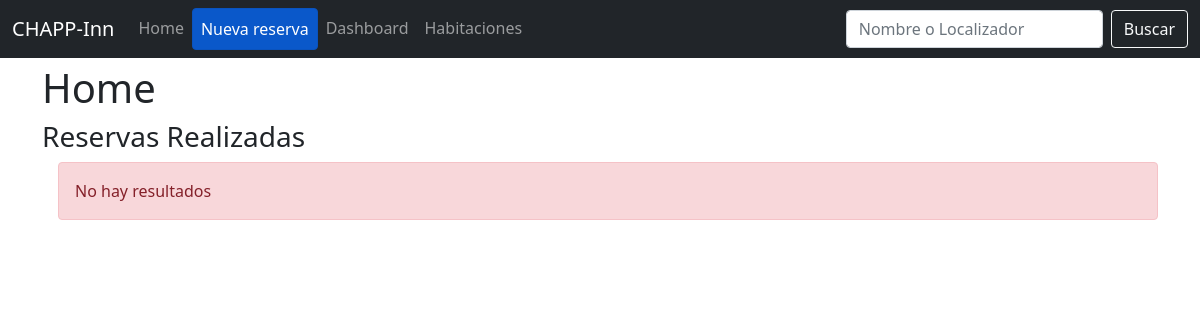
The app's page /, older data.
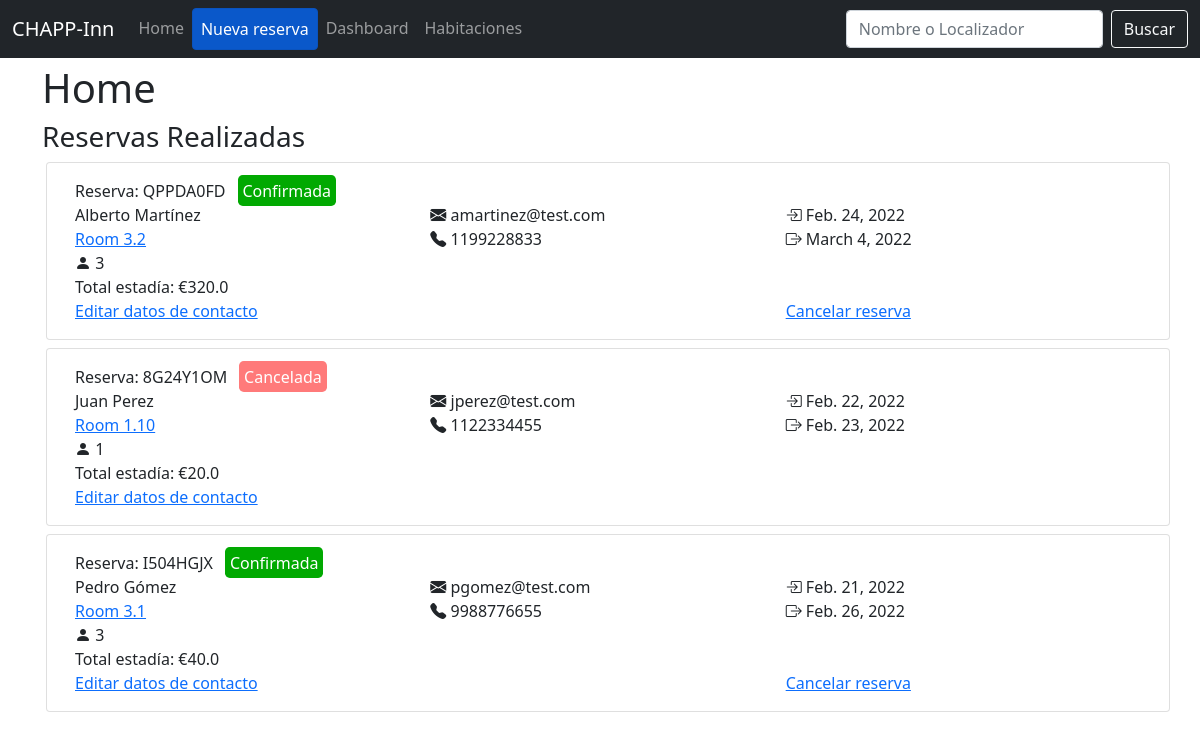
The same page, newer data.
### pms/models.py (models this page shows, shortened)
class Booking(models.Model):
    NEW = 'NEW'
    DELETED = 'DEL'
    STATE_CHOICES = [
        (NEW, 'Nueva'),
        (DELETED, 'Cancelada'),
    ]
    state = models.CharField(
        max_length=3,
        choices=STATE_CHOICES,
        default=NEW,
    )
    checkin = models.DateField()
    checkout = models.DateField()
    room = models.ForeignKey(Room, on_delete=models.SET_NULL, null=True)
    guests = models.IntegerField()
    customer = models.ForeignKey(Customer, on_delete=models.SET_NULL, null=True)
    total = models.FloatField()
    code = models.CharField(max_length=8)
    created = models.DateTimeField(auto_now_add=True)

class Customer(models.Model):
    name = models.CharField(max_length=200)
    email = models.EmailField()
    phone = models.CharField(max_length=50)  # TODO:ADD REGEX FOR PHONE VALIDATION

class Room(models.Model):
    room_type = models.ForeignKey(Room_type, on_delete=models.SET_NULL, null=True)
    name = models.CharField(max_length=100)
    description = models.CharField(max_length=500)

### pms/views.py (the view)
# urls.py: path("", views.HomeView.as_view(), name="home"),
class HomeView(View):
    def get(self, request):
        bookings = Booking.objects.all().order_by("-created")
        context = {
            'bookings': bookings
        }
        return render(request, "home.html", context)

### pms/templates/home.html
{% extends "main.html"%}
{% block content %}
<h1>Home</h1>
    {% if filter %}
    <h3>Resultados de la búsqueda</h3>
    {% else %}
    <h3>Reservas Realizadas</h3>
    {% endif%}
    <div class="ps-3">
        {% if bookings|length == 0 %}
        <div class="alert alert-danger">No hay resultados</div>
        {% endif %}
        {% for booking in bookings %}
        <div class="card card-body row mt-2 hover-card bg-tr-250">
            <div class="row">
                <div class="col">
                    Reserva: {{booking.code}}
                    {% if booking.state == "DEL" %}
                    <span class="tag tag-red">Cancelada</span>
                    {% elif booking.state == "NEW" %}
                    <span class="tag tag-green">Confirmada</span>
                    {% endif %}
                </div>
            </div>
            <div class="row">
                <div class="col">{{booking.customer.name}}</div>
                <div class="col">
                    <i class="bi bi-envelope-fill"></i>
                    <span>{{booking.customer.email}}</span>
                </div>
                <div class="col">
                    <i class="bi bi-box-arrow-in-right"></i>
                    <span>{{booking.checkin}}</span>
                </div>
            </div>
            <div class="row">
                <div class="col"><a href="{% url 'room_details' pk=booking.room.id%} ">{{booking.room.name}}</a></div>
                <div class="col">
                    <i class="bi bi-telephone-fill"></i>
                    <span>{{booking.customer.phone}}</span>
                </div>
                <div class="col">
                    <i class="bi bi-box-arrow-right"></i>
                    <span>{{booking.checkout}}</span>
                </div>
            </div>
            <div class="row">
                <div class="col">
                    <i class="bi bi-person-fill"></i>
                    <span>{{booking.guests}}</span>
                </div>
                <div class="col"></div>
                <div class="col"></div>
            </div>
            <div class="row">
                <div class="col">
                    <span>Total estadía: €{{booking.total}}</span>
                </div>
            </div>
            <div class="row">
                <div class="col">
                    <a href="{% url 'edit_booking' pk=booking.id%} " >Editar datos de contacto</a>
                </div>
                <div class="col">
                </div>
                <div class="col">
                    {% if booking.state != "DEL" %}
                    <a href="{% url 'delete_booking' pk=booking.id%} " >Cancelar reserva</a>
                    {% endif %}
                </div>
            </div>
        </div>
        {% endfor %}
    </div>
</div>
{% endblock content%}

### pms/templates/main.html (shortened to what this page needs)
<!DOCTYPE html>
<html>
<head>
    {% load static %}
    <link href='https://cdn.jsdelivr.net/npm/bootstrap@5.0.2/dist/css/bootstrap.min.css' rel='stylesheet'>
    <link href='{% static 'css/style.css' %}' rel='stylesheet'>
    <link rel="stylesheet" href="https://cdn.jsdelivr.net/npm/bootstrap-icons@1.8.1/font/bootstrap-icons.css">
</head>
<body>
    <div class="navbar-container">
        <nav class="navbar navbar-expand-lg  navbar-dark bg-dark fixed-top">
            <div class="container-fluid">
               <a class="navbar-brand" href="{% url 'home'%}">CHAPP-Inn</a>
               <div class="collapse navbar-collapse" id="navbarSupportedContent">
                  <ul class="navbar-nav me-auto mb-2 mb-lg-0">
                     <li class="nav-item">
                        <a class="nav-link" aria-current="page" href="{% url 'home'%}" >Home</a>
                     </li>
                     <li class="nav-item">
                        <a class="nav-link active btn btn-primary" href="{% url 'search'%}">Nueva reserva</a>
                     </li>
                     <li class="nav-item">
                        <a class="nav-link" href="{% url 'dashboard'%}">Dashboard</a>
                     </li>
                     <li class="nav-item">
                        <a class="nav-link" href="{% url 'rooms'%}">Habitaciones</a>
                     </li>
                  </ul>
                  <form action="{% url 'booking_search'%}" method="GET" class="d-flex">
                     <input class="form-control me-2" type="search" required name="filter" placeholder="Nombre o Localizador" aria-label="Search">
                     <button class="btn btn-outline-light" type="submit">Buscar </button>
                  </form>
               </div>
            </div>
         </nav>
    </div>
    <div class="container-xl">
        {% block content%}
        {% endblock %}
</body>
</html>

### pms/statics/css/style.css (style rules this page uses)
body { padding-top: 4em }
.bg-tr-250, .bg-tr-250:hover { -webkit-transition: background-color 250ms linear; -ms-transition: background-color 250ms linear; transition: background-color 250ms linear; }
.tag { padding: 0.3em; margin: 1em 0.5em 1em 0.5em; border-radius: 0.3em; }
.tag-red { background: #ff7a7a; color: white; }
.tag-green { background: #01a901; color: white; }

Row changes from the older to the newer data that the page shows:
added Booking: code "QPPDA0FD", state "Confirmada", customer.name "Alberto Martínez", customer.email "amartinez@test.com", checkin "Feb. 24, 2022", room.name "Room 3.2", customer.phone "1199228833", checkout "March 4, 2022", guests "3", total "320.0"
added Booking: code "8G24Y1OM", state "Cancelada", customer.name "Juan Perez", customer.email "jperez@test.com", checkin "Feb. 22, 2022", room.name "Room 1.10", customer.phone "1122334455", checkout "Feb. 23, 2022", guests "1", total "20.0"
added Booking: code "I504HGJX", state "Confirmada", customer.name "Pedro Gómez", customer.email "pgomez@test.com", checkin "Feb. 21, 2022", room.name "Room 3.1", customer.phone "9988776655", checkout "Feb. 26, 2022", guests "3", total "40.0"
Text that changed along with them:
text no longer shown: "No hay resultados"
